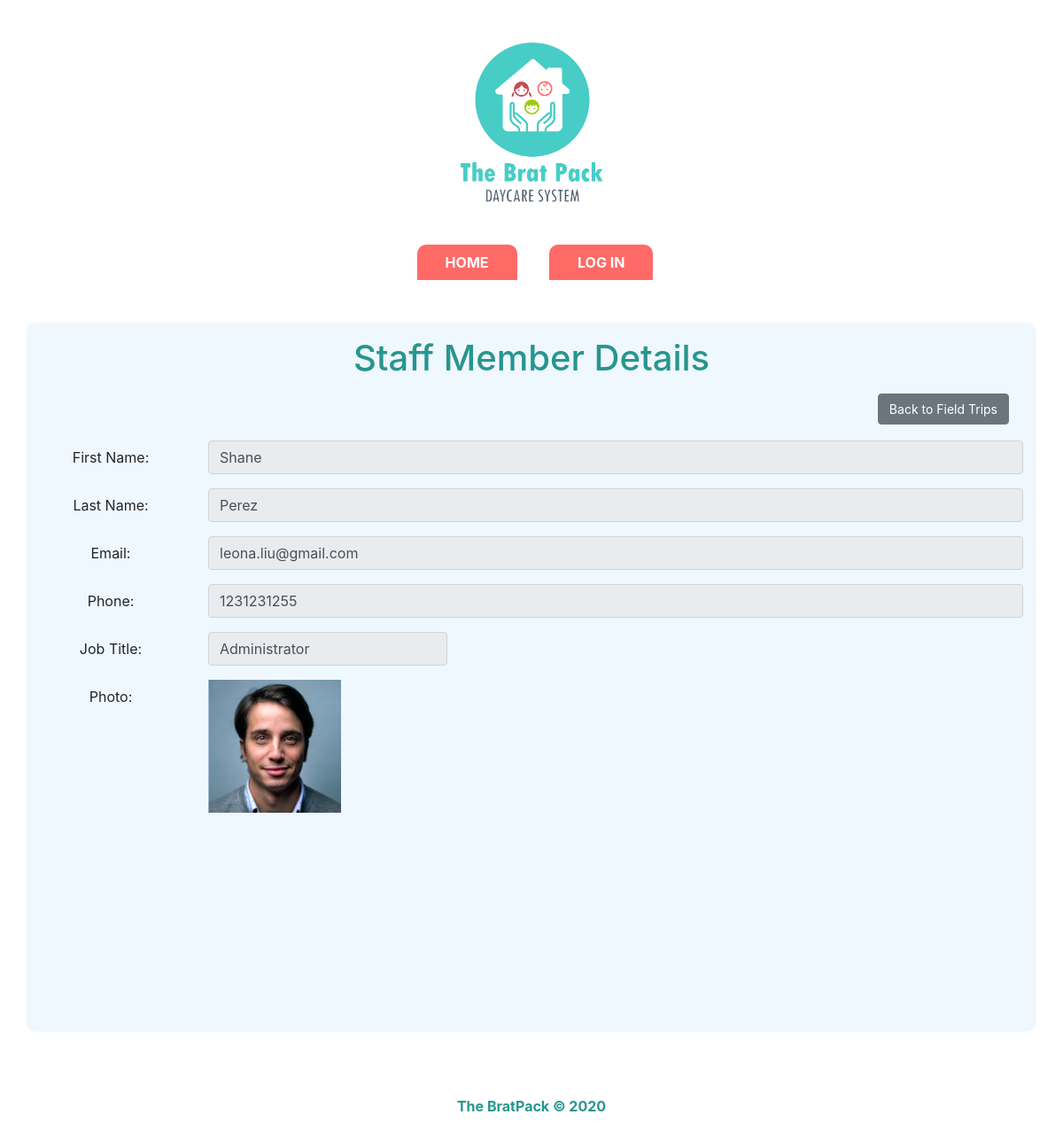
/public_staffdirectory_show.php?staffID=6, run on the app's committed database.
### tables this page shows
CREATE TABLE `staff_directory` (
  `staffID` int(11) NOT NULL,
  `firstname` varchar(50) NOT NULL,
  `lastname` varchar(50) NOT NULL,
  `email` varchar(100) NOT NULL,
  `phone` varchar(10) NOT NULL,
  `jobtitle` varchar(50) NOT NULL,
  `photo` varchar(250) DEFAULT NULL
);

### Classes/StaffDirectory.php (called while the page is built, shortened)
<?php
class StaffDirectory{
    public function getStaffById($staffID, $dbcon){
        $sql = "SELECT * FROM staff_directory WHERE staffID = :id";
        $pst = $dbcon->prepare($sql);
        $pst->bindParam(':id', $staffID);
        $pst->execute();
        return $pst->fetch(PDO::FETCH_OBJ);
    }
}

### public_staffdirectory_show.php (the view, shortened to what this page needs)
<?php
include "includes/header.php";
include "functions/functions_susan.php";
require_once "Classes/Database.php";
require_once "Classes/StaffDirectory.php";
if(isset($_GET['staffID'])){
    $staffID = $_GET['staffID'];
    $dbcon = Database::getDb();
    $sd = new StaffDirectory();
    $staffmembers = $sd->getStaffById($staffID, $dbcon);
    $staff__firstname =  $staffmembers->firstname;
    $staff__lastname =  $staffmembers->lastname;
    $staff__email =  $staffmembers->email;
    $staff__phone =  $staffmembers->phone;
    $staff__photo = $staffmembers->photo;
}
?>
<div class="container">
    <h1>Staff Member Details</h1>
    <div class="navbar">
        <a href="javascript:history.go(-1)" class="btn btn-secondary">Back to Field Trips</a>
    </div>
    <form>
        <div class="form-group row">
            <label for="staff__firstname" class="col-sm-2 col-form-label">First Name:</label>
            <div class="col-sm-10">
                <input type="text" class="form-control"  id="staff__firstname" name="staff__firstname" value="<?= $staff__firstname; ?>" readonly>
            </div>
        </div>
        <div class="form-group row">
            <label for="staff__lastname" class="col-sm-2 col-form-label">Last Name:</label>
            <div class="col-sm-10">
                <input type="text" class="form-control" id="staff__lastname" name="staff__lastname" value="<?= $staff__lastname; ?>" readonly>
            </div>
        </div>
        <div class="form-group row">
            <label for="staff__email" class="col-sm-2 col-form-label">Email:</label>
            <div class="col-sm-10">
                <input type="text" class="form-control" id="staff__email" name="staff__email" value="<?= $staff__email; ?>"  readonly>
            </div>
        </div>
        <div class="form-group row">
            <label for="staff__phone" class="col-sm-2 col-form-label">Phone:</label>
            <div class="col-sm-10">
                <input type="text" class="form-control" id="staff__phone" name="staff__phone" value="<?= $staff__phone; ?>" readonly>
            </div>
        </div>
        <div class="form-group row">
            <label for="staff__jobtitle" class="col-sm-2 col-form-label">Job Title:</label>
            <div class="col-sm-6">
                <select id="staff_jobtitle" class="form-control col-sm-6" name="staff__jobtitle" disabled>
                </select>
            </div>
        </div>
        <div class="form-group row">
            <label for="staff__photo" class="col-sm-2 col-form-label">Photo:</label>
            <div class="input-group mb-3 col-sm-6">
                <img src="<?= $staff__photo; ?>" width="150px" align="left">
            </div>
        </div>
    </form>
</div>
<?php
include "includes/footer.php";
?>

### styles/styles.css (style rules this page uses)
body { background-image: url("../images/children-sharing-and-playing-with-toys.jpg"); background-size: cover; }
.navbar { justify-content: flex-end !important; }
.btn { font-size: 14px; margin-left: 10px; }
select[disabled] { -webkit-appearance: none; }
form { padding: 5px 0; margin-top: 5px; }

### styles/layout.css (style rules this page uses)
.container { background-color: aliceblue; border-radius: 10px; text-align:center; margin-top:3em; margin-bottom:3em; padding-top:1em; padding-bottom:1em; min-height: 100%; }
html, body { margin: 0; height: 100%; }
h1 { color: #27968e; }

### data on the page
staff_directory: staff__firstname "Shane", staff__lastname "Perez", staff__email "leona.liu@gmail.com", staff__phone "1231231255", photo (picture)

### other printed values
form field staff__jobtitle "Administrator"
